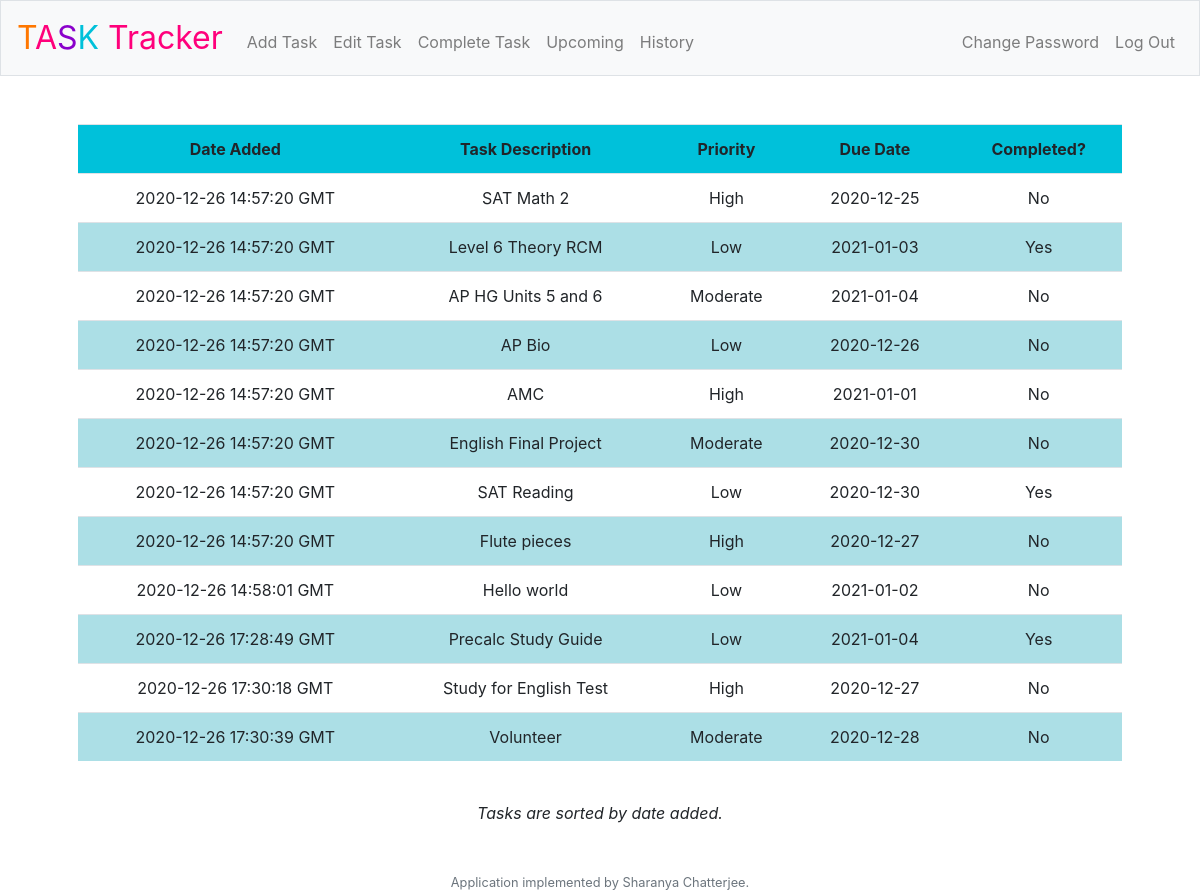
Screenshot of /history (signed in) with the database file from the repository.
### tables this page shows
CREATE TABLE 'todos' (
"id" INTEGER PRIMARY KEY AUTOINCREMENT NOT NULL,
"user_id" INTEGER NOT NULL,
"task" TEXT NOT NULL,
"due" DATE NOT NULL, 'priority'  text NOT NULL  , 'completed' boolean NOT NULL DEFAULT 0, 'time'  timestamp NOT NULL DEFAULT CURRENT_TIMESTAMP  ,
FOREIGN KEY(user_id) REFERENCES users(id)
);

### application.py (the view)
@app.route("/history")
@login_required
def history():
    rows = db.execute("SELECT task, priority, due, completed, time FROM todos WHERE user_id = :user_id",
                        user_id = session["user_id"])
    return render_template("history.html", rows = rows)

### application.py (called while the page is built)
@app.after_request
def after_request(response):
    response.headers["Cache-Control"] = "no-cache, no-store, must-revalidate"
    response.headers["Expires"] = 0
    response.headers["Pragma"] = "no-cache"
    return response

### helpers.py (called while the page is built)
def login_required(f):
    @wraps(f)
    def decorated_function(*args, **kwargs):
        if session.get("user_id") is None:
            return redirect("/login")
        return f(*args, **kwargs)
    return decorated_function

### templates/history.html (shortened to what this page needs)
{% extends "layout.html" %}
{% block main %}
    <table class="table">
        <tr class="blue-head">
            <th>Date Added</th>
            <th>Task Description</th>
            <th>Priority</th>
            <th>Due Date</th>
            <th>Completed?</th>
        </tr>
        {% for row in rows %}
        <tr class="blue-row">
            <td>{{ row["time"] }} GMT</td>
            <td>{{ row["task"] }}</td>
            <td>{{ row["priority"] }}</td>
            <td>{{ row["due"] }}</td>
            {% if row["completed"] == 0 %}
                <td>No</td>
            {% else %}
                <td>Yes</td>
            {% endif %}
        </tr>
        {% endfor %}
    </table>
    <br />
    <em>Tasks are sorted by date added.</em>
{% endblock %}

### static/styles.css (style rules this page uses)
.blue-head { background-color: #00c1da; }
.blue-row:nth-child(odd) { background-color: #acdfe6; }

### rows the page displays
todos: time "2020-12-26 14:57:20", task "SAT Math 2", priority "High", due "2020-12-25", completed "No"
todos: time "2020-12-26 14:57:20", task "Level 6 Theory RCM", priority "Low", due "2021-01-03", completed "Yes"
todos: time "2020-12-26 14:57:20", task "AP HG Units 5 and 6", priority "Moderate", due "2021-01-04", completed "No"
todos: time "2020-12-26 14:57:20", task "AP Bio", priority "Low", due "2020-12-26", completed "No"
todos: time "2020-12-26 14:57:20", task "AMC", priority "High", due "2021-01-01", completed "No"
todos: time "2020-12-26 14:57:20", task "English Final Project", priority "Moderate", due "2020-12-30", completed "No"
todos: time "2020-12-26 14:57:20", task "SAT Reading", priority "Low", due "2020-12-30", completed "Yes"
todos: time "2020-12-26 14:57:20", task "Flute pieces", priority "High", due "2020-12-27", completed "No"
todos: time "2020-12-26 14:58:01", task "Hello world", priority "Low", due "2021-01-02", completed "No"
todos: time "2020-12-26 17:28:49", task "Precalc Study Guide", priority "Low", due "2021-01-04", completed "Yes"
todos: time "2020-12-26 17:30:18", task "Study for English Test", priority "High", due "2020-12-27", completed "No"
todos: time "2020-12-26 17:30:39", task "Volunteer", priority "Moderate", due "2020-12-28", completed "No"
